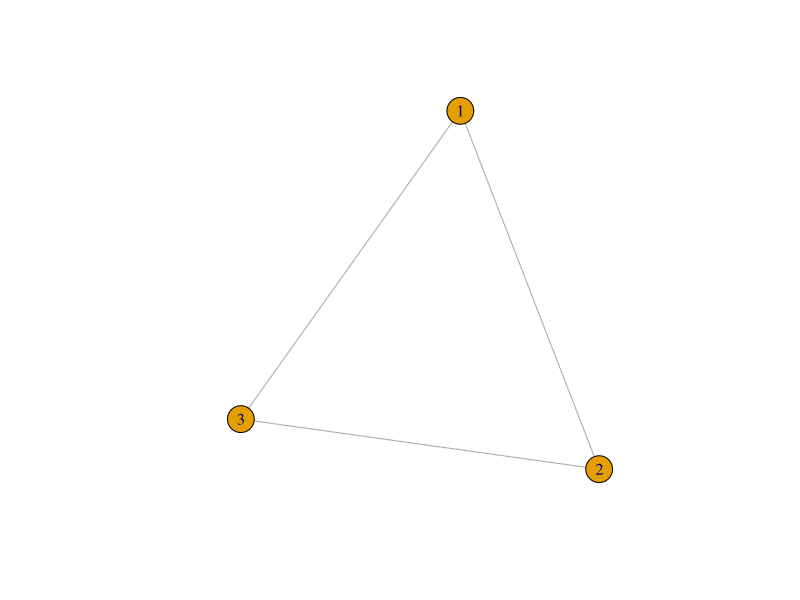
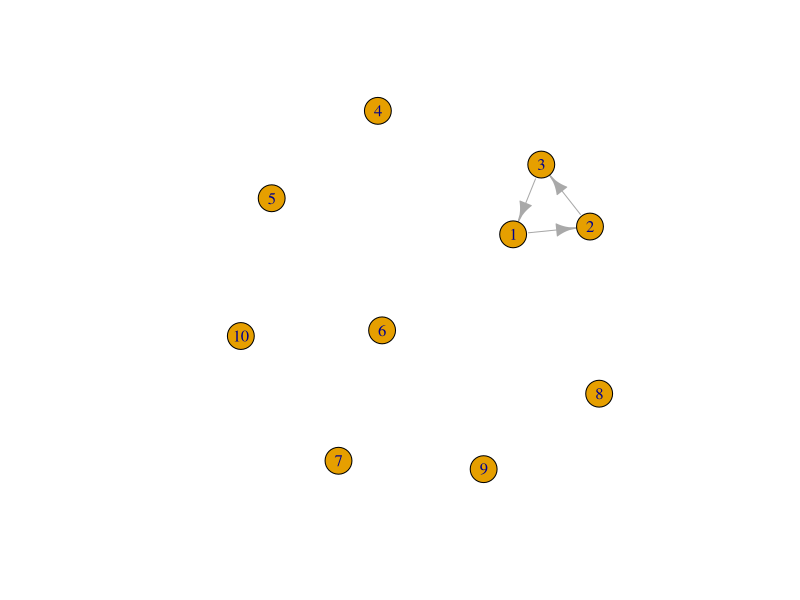
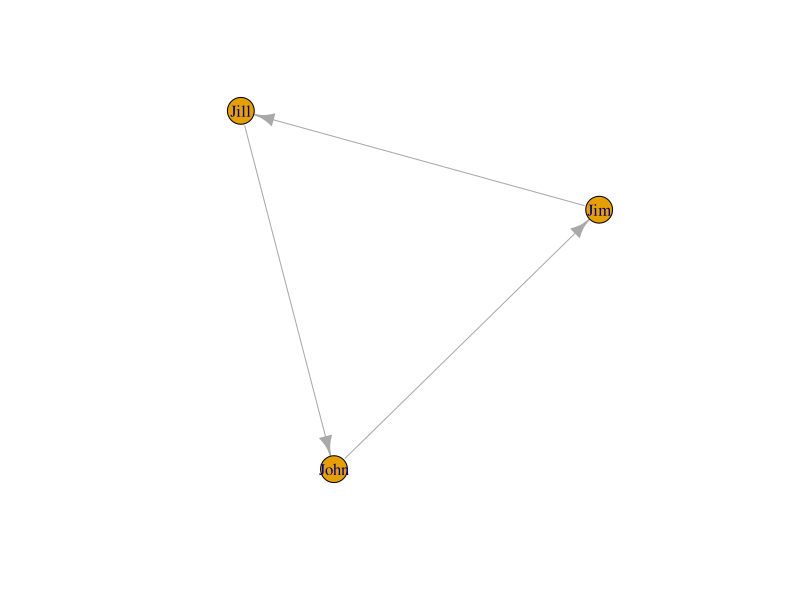
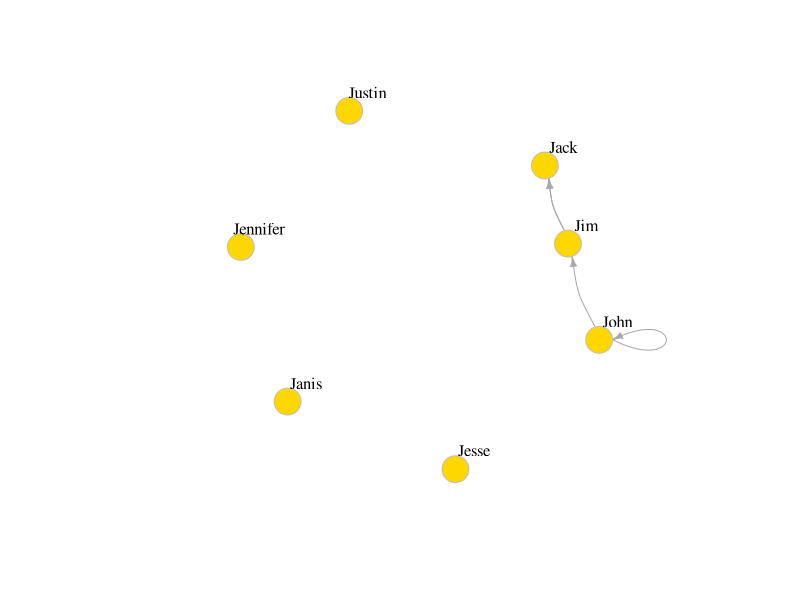
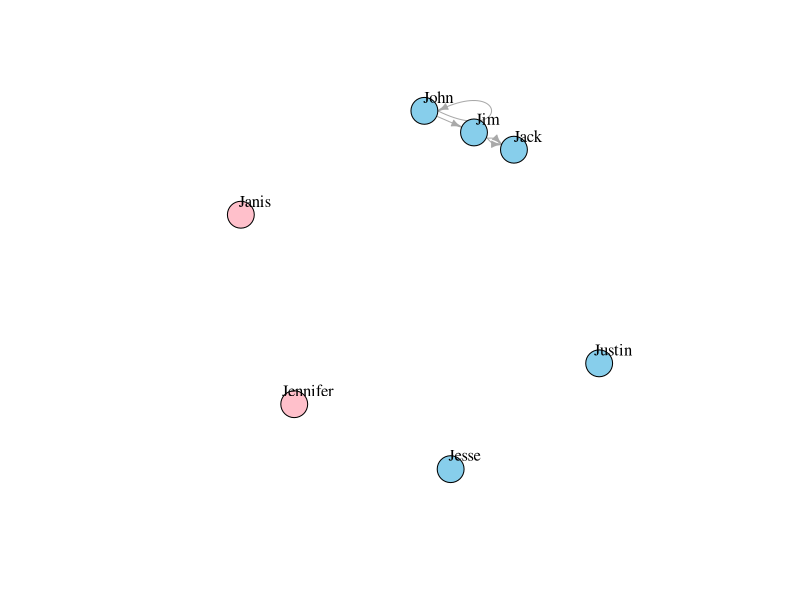
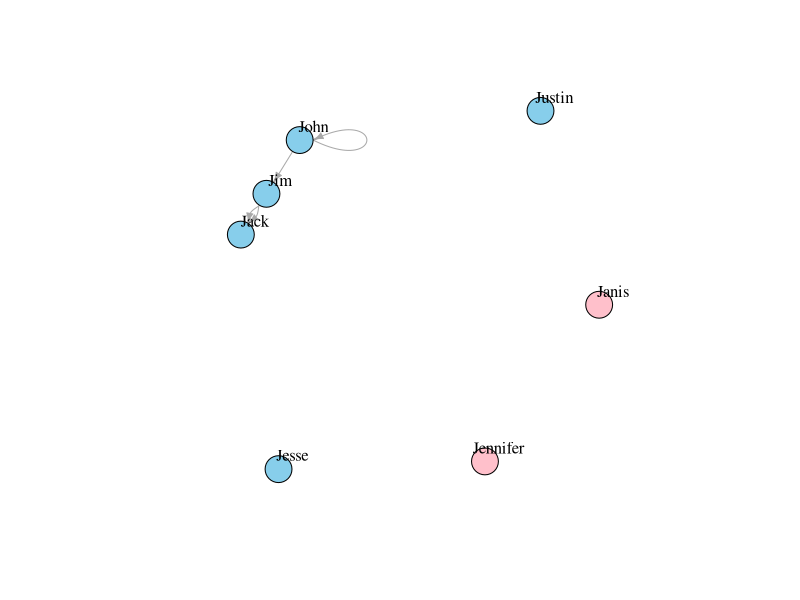
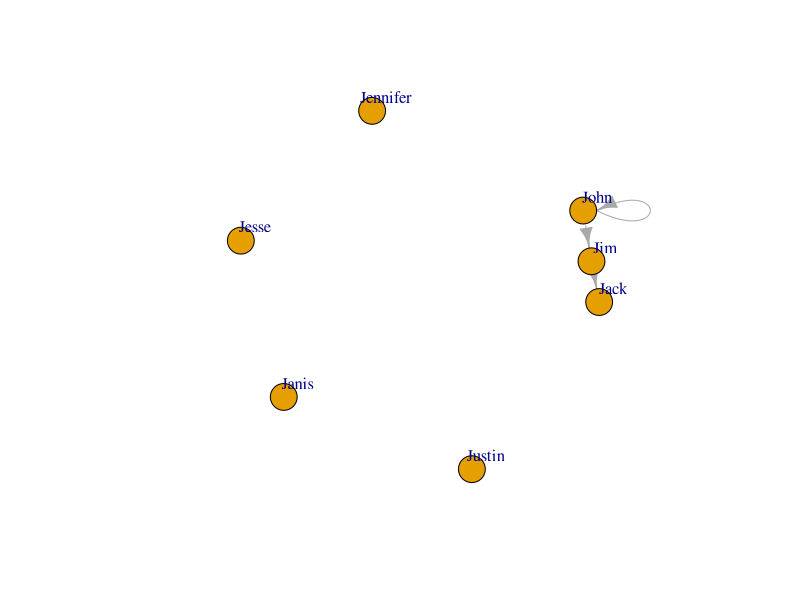
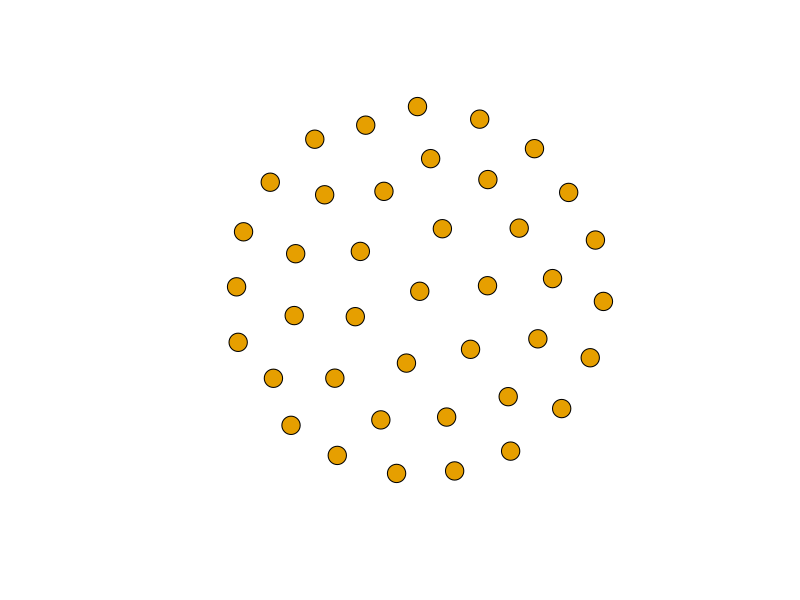

Here is the R script that generated these plots, in order:
##Network Analysis and Visualization with R and igraph
##Tutorial
##link: https://kateto.net/netscix2016.html

library(igraph)

##2.1 Create networks --------
##First, create network with 3 nodes, and undirected edges (links) between each node
g1 <- graph(edges = c(1,2, 2,3, 3,1 ), n = 3, directed = F) ##edges indicate where links are e.g., first pair is node 1->2
plot(g1)

g1

#Now with 10 vertices, and directed by default
g2 <- graph (edges = c(1,2, 2,3, 3,1), n = 10)
plot(g2)

#Try with names vertices
g3 <- graph (c("John", "Jim", "Jim", "Jill", "Jill", "John"))
#when the edge list has vertex names, the number of nodes is not needed
plot(g3)

#In named graphs, we can specify isolates by providing a list of their names
g4 <- graph( c("John", "Jim", "Jim", "Jack", "Jim", "Jack", "John", "John"), 
       isolates=c("Jesse", "Janis", "Jennifer", "Justin") )
plot(g4, edge.arrow.size = .5, vertex.color = "gold", vertex.size = 15, vertex.frame.color = "gray", vertex.label.color = "black", vertex.laabel.cex = 0.8, vertex.label.dist = 2, edge.curved = 0.2)

#The edges of the object
E(g4)

#The vertices of the object
V(g4)

#You can also examine the network matrix directly
g4[]

##2.2 Edge, vertex and network attributes ---------
#You can add attributes to the network, vertices, or edges
V(g4)$name #this was automatically generated when we created the network
V(g4)$gender <- c("male", "male", "male", "male", "female", "female", "male")

E(g4)$type <- "email" # Edge attribute, assign "email" to all edges

E(g4)$weight <- 10    # Edge weight, setting all existing edges to 10

#Examine attributes
edge_attr(g4)
vertex_attr(g4)

graph_attr(g4)

##Another way to set attributes -- can similarly use set_edge_attr(), set_vertex_attr()
g4 <- set_graph_attr(g4, "name", "Email Network")
g4 <- set_graph_attr(g4, "something", "A thing")

graph_attr_names(g4)

graph_attr(g4, "name")
graph_attr(g4)

g4 <- delete_graph_attr(g4, "something")
graph_attr(g4)

plot(g4, edge.arrow.size = .5, vertex.label.color = "black", vertex.label.dist = 1.5, 
     vertex.color = c("pink", "skyblue")[1+(V(g4)$gender == "male")])

plot(g4, edge.arrow.size = .5, vertex.label.color = "black", vertex.label.dist = 1.5, 
     vertex.color = c("pink", "skyblue")[1+(V(g4)$gender == "male")])

#We can simplify our graph to remove loops and multiple edges between the same nodes
#Use edge.attr.comb to indicate how edge attributes are to be combined -- possible options include sum, mean, prod, min, max, firs/list (selects the first/last edges attribue)
#Option ignore says the attributed should be disregared and dropped
g4s <- simplify(g4, remove.multiple = T, remove.loops = F, edge.attr.comb = c(weight = "sum", type = "ignore"))
plot(g4s, vertex.label.dist = 1.5)
g4s                       

#The description of an igraph object starts with up to four letters:
  #D or U, for a directed or undirected graph
  #N for a named graph (where nodes have a name attribute)
  #W for a weighted graph (where edges have a weight attribute)
  #B for a bipartite (two-mode) graph (where nodes have a type attribute)

#The two numbers that follow (7 5) refer to the number of nodes and edges in the graph. The description also lists node & edge attributes, for example:
  #(g/c) - graph-level character attribute
  #(v/c) - vertex-level character attribute
  #(e/n) - edge-level numeric attribute

##2.3 Specific graphs and graph models -----
#Empty graph
eg <- make_empty_graph(40)
plot (eg, vertex.size = 10, vertex.label = NA)

#Full graph
fg <- make_full_graph(40)
plot(fg, vertex.size = 10, vertex.label = NA)

#Simple start graph
st <- make_star(40)
plot(st, vretex.size = 10, vertex.label = NA)

#Tree graph
tr <- make_tree(40, children = 3, mode = "undirected")
plot(tr, vertex.size = 10, vertex.label = NA)

#Ring graph
rn <- make_ring(40)
plot(rn, vertex.size = 10, vertex.label = NA)

#Erdos-Renyi random graph model
er <- sample_gnm(n = 100, m = 40) #n is the number of nodes, m is the number of edges
plot(er, vertex.size = 6, vertex.label = NA)

#Watts-Strogatz small-world model
##Creates a lattice (with dim dimensions and size nodes across dimension) and rewires edges randomly with probability p
##The neighborhous in which edges are connected is nei
#3You can allow loops and multiple edges
sw <- sample_smallworld(dim = 2, size = 10, nei = 1, p = 0.1)
plot(sw, vertex.size = 6, vertex.label = NA, layout = layout_in_circle)

#Barabasi-Albert preferential attachment model for scale-free graphs
##n is the number of nodes, power is the power of attachment (1 is linear); m is the number od edges added on each time step
ba <- sample_pa(n = 100, power = 1, m = 1, directed = F)
plot(ba, vertex.size = 6, vertex.label = NA)

#Rewiring a graph
#each_edge() is a rewiring method that changes the edge endpoints uniformly randomly with a probability prob
rn.rewired <- rewire(rn, each_edge(prob = 0.1))
plot(rn.rewired, vertex.size = 10, vertex.label = NA)
#rewire to connect vertices to other vertices at a certain distance
rn.neigh = connect.neighborhood(rn, 5)
plot(rn.neigh, vertex.size = 8, vertex.label = NA)

##Combine graphs (disjoin union, assuming separate vertex sets): %du%
plot(rn, vertex.size = 10, vertex.label = NA)
plot(tr, vertex.size = 10, vertex.label = NA)

plot(rn %du% tr, vertex.size = 10, vertex.label = NA)

